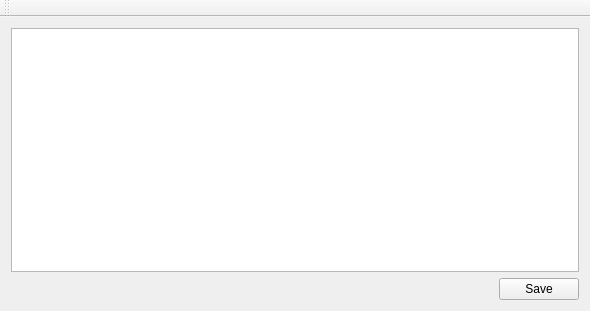
<?xml version="1.0" encoding="UTF-8"?>
<ui version="4.0">
 <class>MainWindow</class>
 <widget class="QMainWindow" name="MainWindow">
  <property name="geometry">
   <rect>
    <x>0</x>
    <y>0</y>
    <width>590</width>
    <height>311</height>
   </rect>
  </property>
  <property name="windowTitle">
   <string>Radio Tray QT</string>
  </property>
  <property name="windowIcon">
   <iconset resource="systray.qrc">
    <normaloff>:/images/radio_o.png</normaloff>:/images/radio_o.png</iconset>
  </property>
  <widget class="QWidget" name="centralWidget">
   <layout class="QVBoxLayout" name="verticalLayout">
    <item>
     <widget class="QTextEdit" name="textEdit">
      <property name="sizePolicy">
       <sizepolicy hsizetype="Expanding" vsizetype="Expanding">
        <horstretch>0</horstretch>
        <verstretch>0</verstretch>
       </sizepolicy>
      </property>
     </widget>
    </item>
    <item>
     <layout class="QHBoxLayout" name="horizontalLayout">
      <item>
       <spacer name="horizontalSpacer">
        <property name="orientation">
         <enum>Qt::Horizontal</enum>
        </property>
        <property name="sizeHint" stdset="0">
         <size>
          <width>40</width>
          <height>20</height>
         </size>
        </property>
       </spacer>
      </item>
      <item>
       <widget class="QPushButton" name="pushButton">
        <property name="text">
         <string>Save</string>
        </property>
       </widget>
      </item>
     </layout>
    </item>
   </layout>
  </widget>
  <widget class="QToolBar" name="mainToolBar">
   <attribute name="toolBarArea">
    <enum>TopToolBarArea</enum>
   </attribute>
   <attribute name="toolBarBreak">
    <bool>false</bool>
   </attribute>
  </widget>
 </widget>
 <layoutdefault spacing="6" margin="11"/>
 <resources>
  <include location="systray.qrc"/>
 </resources>
 <connections/>
</ui>
